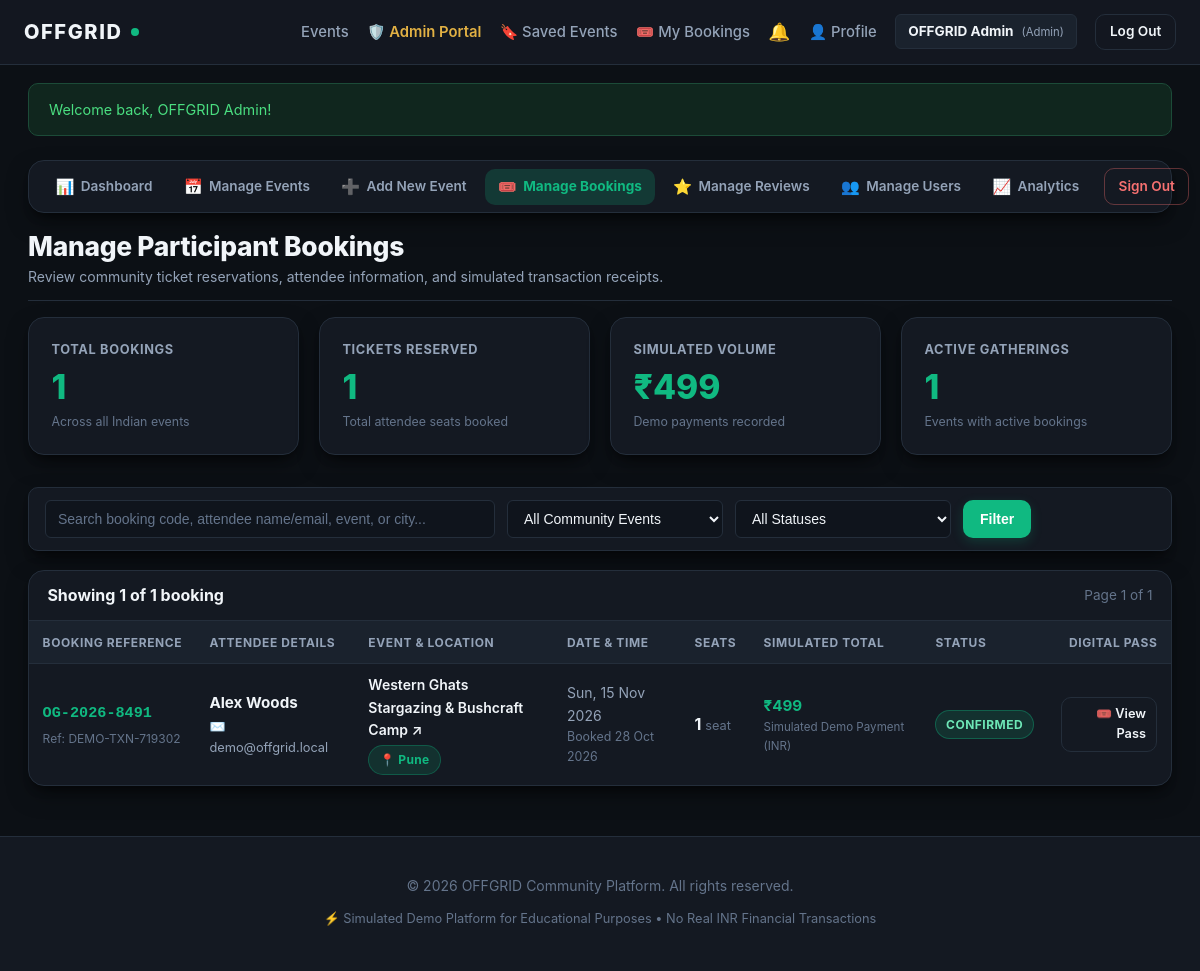
The app's page /admin/bookings.php (signed in) with its own data.
### tables this page shows
CREATE TABLE `bookings` (
    `id` INT AUTO_INCREMENT PRIMARY KEY,
    `booking_code` VARCHAR(32) NOT NULL UNIQUE,
    `user_id` INT NOT NULL,
    `event_id` INT NOT NULL,
    `tickets_count` INT NOT NULL DEFAULT 1,
    `total_amount` DECIMAL(10, 2) NOT NULL DEFAULT 0.00,
    `payment_method` VARCHAR(50) NOT NULL DEFAULT 'Simulated Demo Payment',
    `payment_status` ENUM('confirmed', 'cancelled') NOT NULL DEFAULT 'confirmed',
    `payment_reference` VARCHAR(64) NOT NULL,
    `booking_date` TIMESTAMP DEFAULT CURRENT_TIMESTAMP,
    CONSTRAINT `fk_bookings_user`
        FOREIGN KEY (`user_id`) REFERENCES `users` (`id`)
        ON DELETE CASCADE
        ON UPDATE CASCADE,
    CONSTRAINT `fk_bookings_event`
        FOREIGN KEY (`event_id`) REFERENCES `events` (`id`)
        ON DELETE CASCADE
        ON UPDATE CASCADE,
     
    CONSTRAINT `unique_user_event_booking`
        UNIQUE (`user_id`, `event_id`)
);

CREATE TABLE `users` (
    `id` INT AUTO_INCREMENT PRIMARY KEY,
    `name` VARCHAR(100) NOT NULL,
    `email` VARCHAR(150) NOT NULL UNIQUE,
    `password` VARCHAR(255) NOT NULL,
    `role` ENUM('admin', 'user') NOT NULL DEFAULT 'user',
    `status` ENUM('active', 'suspended') NOT NULL DEFAULT 'active'
        COMMENT 'active = normal access; suspended = login blocked',
    `created_at` TIMESTAMP DEFAULT CURRENT_TIMESTAMP,
    INDEX `idx_users_status` (`status`)
);

CREATE TABLE `events` (
    `id` INT AUTO_INCREMENT PRIMARY KEY,
    `title` VARCHAR(200) NOT NULL,
    `category` VARCHAR(50) NOT NULL DEFAULT 'Outdoor & Adventure',
    `description` TEXT NOT NULL,
    `city` VARCHAR(100) NOT NULL DEFAULT 'All India',
    `location` VARCHAR(200) NOT NULL,
    `event_date` DATE NOT NULL,
    `event_time` TIME NOT NULL,
    `price` DECIMAL(10, 2) NOT NULL DEFAULT 0.00,
    `total_capacity` INT NOT NULL,
    `available_seats` INT NOT NULL,
    `image` VARCHAR(255) DEFAULT 'default-event.jpg',
    `status` ENUM('active', 'draft', 'completed', 'cancelled') NOT NULL DEFAULT 'active',
    `created_by` INT NULL,
    `created_at` TIMESTAMP DEFAULT CURRENT_TIMESTAMP,
    CONSTRAINT `fk_events_created_by`
        FOREIGN KEY (`created_by`) REFERENCES `users` (`id`)
        ON DELETE SET NULL
        ON UPDATE CASCADE,
    CONSTRAINT `chk_seats_non_negative`
        CHECK (`available_seats` >= 0)
);

### admin/bookings.php (the view, shortened to what this page needs)
<?php
require_once __DIR__ . '/../config/db.php';
require_once __DIR__ . '/../includes/functions.php';
$totalBookingsCount = 0;
$totalTicketsReserved = 0;
$totalSimulatedRevenue = 0.00;
$activeEventsWithBookings = 0;
try {
    $metrics = $pdo->query("
        SELECT
            COUNT(id) AS total_bookings,
            COALESCE(SUM(tickets_count), 0) AS total_tickets,
            COALESCE(SUM(total_amount), 0) AS total_revenue,
            COUNT(DISTINCT event_id) AS distinct_events
        FROM bookings
    ")->fetch();
    if ($metrics) {
        $totalBookingsCount     = (int)$metrics['total_bookings'];
        $totalTicketsReserved   = (int)$metrics['total_tickets'];
        $totalSimulatedRevenue  = (float)$metrics['total_revenue'];
        $activeEventsWithBookings = (int)$metrics['distinct_events'];
    }
} catch (PDOException $e) {
    error_log('[OFFGRID ADMIN BOOKINGS METRICS ERROR] ' . $e->getMessage());
}
$search  = trim($_GET['search'] ?? '');
$page    = max(1, (int)($_GET['page'] ?? 1));
$perPage = 15;
$where = [];
$params = [];
$whereSql = (!empty($where)) ? 'WHERE ' . implode(' AND ', $where) : '';
$totalFilteredBookings = 0;
try {
    $countSql = "
        SELECT COUNT(b.id)
        FROM bookings b
        JOIN events e ON b.event_id = e.id
        JOIN users u ON b.user_id = u.id
        {$whereSql}
    ";
    $countStmt = $pdo->prepare($countSql);
    $countStmt->execute($params);
    $totalFilteredBookings = (int)$countStmt->fetchColumn();
} catch (PDOException $e) {
    error_log('[OFFGRID ADMIN BOOKINGS COUNT ERROR] ' . $e->getMessage());
}
$totalPages = max(1, (int)ceil($totalFilteredBookings / $perPage));
$offset = ($page - 1) * $perPage;
$bookings = [];
try {
    $sql = "
        SELECT
            b.id, b.booking_code, b.tickets_count, b.total_amount,
            b.payment_method, b.payment_status, b.payment_reference, b.booking_date,
            e.id AS event_id, e.title AS event_title, e.city AS event_city,
            e.location AS event_location, e.event_date, e.event_time,
            u.id AS user_id, u.name AS user_name, u.email AS user_email
        FROM bookings b
        JOIN events e ON b.event_id = e.id
        JOIN users u ON b.user_id = u.id
        {$whereSql}
        ORDER BY b.booking_date DESC
        LIMIT " . (int)$perPage . " OFFSET " . (int)$offset . "
    ";
    $stmt = $pdo->prepare($sql);
    $stmt->execute($params);
    $bookings = $stmt->fetchAll();
} catch (PDOException $e) {
    error_log('[OFFGRID ADMIN BOOKINGS QUERY ERROR] ' . $e->getMessage());
}
require_once __DIR__ . '/../includes/header.php';
?>
<?php require_once __DIR__ . '/../includes/admin-nav.php'; ?>
<div class="admin-header">
    <div class="admin-title">
        <h1>Manage Participant Bookings</h1>
        <p>Review community ticket reservations, attendee information, and simulated transaction receipts.</p>
    </div>
</div>
<section class="admin-stats-grid">
    <div class="stat-card">
        <h3>Total Bookings</h3>
        <div class="stat-number"><?= $totalBookingsCount ?></div>
        <div class="stat-sub">Across all Indian events</div>
    </div>
    <div class="stat-card">
        <h3>Tickets Reserved</h3>
        <div class="stat-number"><?= $totalTicketsReserved ?></div>
        <div class="stat-sub">Total attendee seats booked</div>
    </div>
    <div class="stat-card">
        <h3>Simulated Volume</h3>
        <div class="stat-number"><?= e(format_price($totalSimulatedRevenue)) ?></div>
        <div class="stat-sub">Demo payments recorded</div>
    </div>
    <div class="stat-card">
        <h3>Active Gatherings</h3>
        <div class="stat-number"><?= $activeEventsWithBookings ?></div>
        <div class="stat-sub">Events with active bookings</div>
    </div>
</section>
<section class="admin-filter-bar">
    <form action="bookings.php" method="GET" class="admin-filter-form">
        <div style="flex: 2; min-width: 220px;">
            <input
                type="text"
                name="search"
                class="form-control"
                placeholder="Search booking code, attendee name/email, event, or city..."
                value="<?= e($search) ?>"
                autocomplete="off"
            >
        </div>
        <div style="flex: 2; min-width: 200px;">
            <select name="event_id" class="form-control" style="cursor: pointer;">
                <option value="0">All Community Events</option>
            </select>
        </div>
        <div style="flex: 1; min-width: 140px;">
            <select name="status" class="form-control" style="cursor: pointer;">
                <option value="">All Statuses</option>
            </select>
        </div>
        <div style="display: flex; gap: 0.5rem; align-items: center;">
            <button type="submit" class="btn btn-primary btn-sm">Filter</button>
        </div>
    </form>
</section>
<div class="admin-table-card">
    <div class="admin-table-header">
        <div>
            <span style="font-weight: 700; color: var(--text-primary);">
                Showing <?= count($bookings) ?> of <?= $totalFilteredBookings ?> <?= $totalFilteredBookings === 1 ? 'booking' : 'bookings' ?>
            </span>
        </div>
        <div style="font-size: 0.85rem; color: var(--text-muted);">
            Page <?= $page ?> of <?= $totalPages ?>
        </div>
    </div>
    <?php if (!empty($bookings)): ?>
        <div class="admin-table-responsive">
            <table class="admin-table">
                <thead>
                    <tr>
                        <th>Booking Reference</th>
                        <th>Attendee Details</th>
                        <th>Event & Location</th>
                        <th>Date & Time</th>
                        <th>Seats</th>
                        <th>Simulated Total</th>
                        <th>Status</th>
                        <th style="text-align: right;">Digital Pass</th>
                    </tr>
                </thead>
                <tbody>
                    <?php foreach ($bookings as $b): ?>
                        <tr>
                            <td>
                                <div>
                                    <code style="color: var(--brand-accent); font-weight: 700; font-size: 0.95rem;">
                                        <?= e($b['booking_code']) ?>
                                    </code>
                                </div>
                                <div style="font-size: 0.75rem; color: var(--text-muted); margin-top: 0.2rem;" title="Simulated Payment Reference">
                                    Ref: <?= e($b['payment_reference']) ?>
                                </div>
                            </td>
                            <td>
                                <strong style="color: var(--text-primary); font-size: 0.95rem;">
                                    <?= e($b['user_name']) ?>
                                </strong>
                                <div style="font-size: 0.8rem; color: var(--text-secondary); margin-top: 0.15rem;">
                                    ✉️ <?= e($b['user_email']) ?>
                                </div>
                            </td>
                            <td style="max-width: 250px;">
                                <a href="../event-details.php?id=<?= (int)$b['event_id'] ?>" target="_blank" style="color: var(--text-primary); font-weight: 600; text-decoration: none;">
                                    <?= e($b['event_title']) ?> &nearr;
                                </a>
                                <div style="margin-top: 0.25rem;">
                                    <span class="badge-city-solid">📍 <?= e($b['event_city']) ?></span>
                                </div>
                            </td>
                            <td>
                                <div><?= e(format_event_date($b['event_date'])) ?></div>
                                <div style="font-size: 0.775rem; color: var(--text-muted);">
                                    Booked <?= e(date('d M Y', strtotime($b['booking_date']))) ?>
                                </div>
                            </td>
                            <td>
                                <strong style="font-size: 1rem; color: var(--text-primary);">
                                    <?= (int)$b['tickets_count'] ?>
                                </strong>
                                <span style="font-size: 0.8rem; color: var(--text-muted);">
                                    <?= (int)$b['tickets_count'] === 1 ? 'seat' : 'seats' ?>
                                </span>
                            </td>
                            <td>
                                <strong style="color: var(--brand-accent); font-size: 0.95rem;">
                                    <?= e(format_price($b['total_amount'])) ?>
                                </strong>
                                <div style="font-size: 0.725rem; color: var(--text-muted);">
                                    <?= e($b['payment_method']) ?>
                                </div>
                            </td>
                            <td>
                                <?php if ($b['payment_status'] === 'confirmed'): ?>
                                    <span class="badge-status-active">Confirmed</span>
                                <?php else: ?>
                                    <span class="badge-status-cancelled"><?= e(ucfirst($b['payment_status'])) ?></span>
                                <?php endif; ?>
                            </td>
                            <td style="text-align: right;">
                                <a href="../booking-confirmation.php?code=<?= urlencode($b['booking_code']) ?>" class="btn btn-outline btn-sm" target="_blank" style="padding: 0.35rem 0.65rem; font-size: 0.8rem;">
                                    🎟️ View Pass
                                </a>
                            </td>
                        </tr>
                    <?php endforeach; ?>
                </tbody>
            </table>
        </div>
    <?php endif; ?>
</div>
<?php
require_once __DIR__ . '/../includes/footer.php';
?>

### assets/css/style.css (style rules this page uses)
:root { --bg-main: #0c1015; --bg-surface: #141922; --bg-surface-elevated: #1a222d; --bg-input: #0f141c; --border-subtle: #242e3b; --border-focus: #10b981; --text-primary: #f1f5f9; --text-secondary: #94a3b8; --text-muted: #64748b; --brand-accent: #10b981; --brand-accent-hover: #059669; --brand-accent-glow: rgba(16, 185, 129, 0.2); --danger-color: #ef4444; --danger-bg: #2a1518; --danger-border: #521c21; --success-color: #10b981; --success-bg: #10261e; --success-border: #1c4b38; --info-color: #38bdf8; --info-bg: #0e2439; --info-border: #174261; --radius-sm: 6px; --radius-md: 10px; --radius-lg: 16px; --shadow-soft: 0 10px 25px -5px rgba(0, 0, 0, 0.5), 0 8px 10px -6px rgba(0, 0, 0, 0.5); --transition-fast: 0.2s ease-in-out; }
*, *::before, *::after { box-sizing: border-box; margin: 0; padding: 0; }
html, body { overflow-x: hidden; width: 100%; max-width: 100%; }
body { font-family: -apple-system, BlinkMacSystemFont, "Segoe UI", Roboto, "Helvetica Neue", Arial, sans-serif; background-color: var(--bg-main); color: var(--text-primary); line-height: 1.6; min-height: 100vh; display: flex; flex-direction: column; }
.form-control { width: 100%; background-color: var(--bg-input); border: 1px solid var(--border-subtle); border-radius: var(--radius-md); padding: 0.75rem 1rem; font-size: 0.95rem; color: var(--text-primary); outline: none; transition: border-color var(--transition-fast), box-shadow var(--transition-fast); }
.form-control::placeholder { color: var(--text-muted); }
.btn { display: inline-flex; align-items: center; justify-content: center; padding: 0.75rem 1.25rem; font-size: 0.95rem; font-weight: 600; border-radius: var(--radius-md); text-decoration: none; cursor: pointer; border: 1px solid transparent; transition: background-color var(--transition-fast), transform var(--transition-fast), border-color var(--transition-fast); }
.btn-primary { background-color: var(--brand-accent); color: #ffffff; box-shadow: 0 4px 12px var(--brand-accent-glow); }
.btn-outline { background-color: transparent; border-color: var(--border-subtle); color: var(--text-primary); }
.btn-sm { padding: 0.4rem 0.85rem; font-size: 0.85rem; }
.badge-city-solid { background: rgba(16, 185, 129, 0.15); color: var(--brand-accent); border: 1px solid rgba(16, 185, 129, 0.3); padding: 0.25rem 0.65rem; border-radius: 9999px; font-size: 0.75rem; font-weight: 700; letter-spacing: 0.03em; display: inline-flex; align-items: center; gap: 0.3rem; }

### records on screen
bookings: booking_code "OG-2026-8491", payment_reference "DEMO-TXN-719302", user.name "Alex Woods", user.email "demo@offgrid.local", event.title "Western Ghats Stargazing & Bushcraft Camp", event.city "Pune", event.event_date "Sun, 15 Nov 2026", booking_date "28 Oct 2026", tickets_count "1", shows "seat", total_amount "₹499", payment_method "Simulated Demo Payment (INR)", payment_status "CONFIRMED"

### other values on screen
$currentUser['name'] "OFFGRID Admin"
$currentUser['role'] "Admin"
$message "Welcome back, OFFGRID Admin!"
$totalBookingsCount "1"
$totalTicketsReserved "1"
format_price($totalSimulatedRevenue) "₹499"
$activeEventsWithBookings "1"
count($bookings) "1"
$totalFilteredBookings "1"
$page "1"
$totalPages "1"
